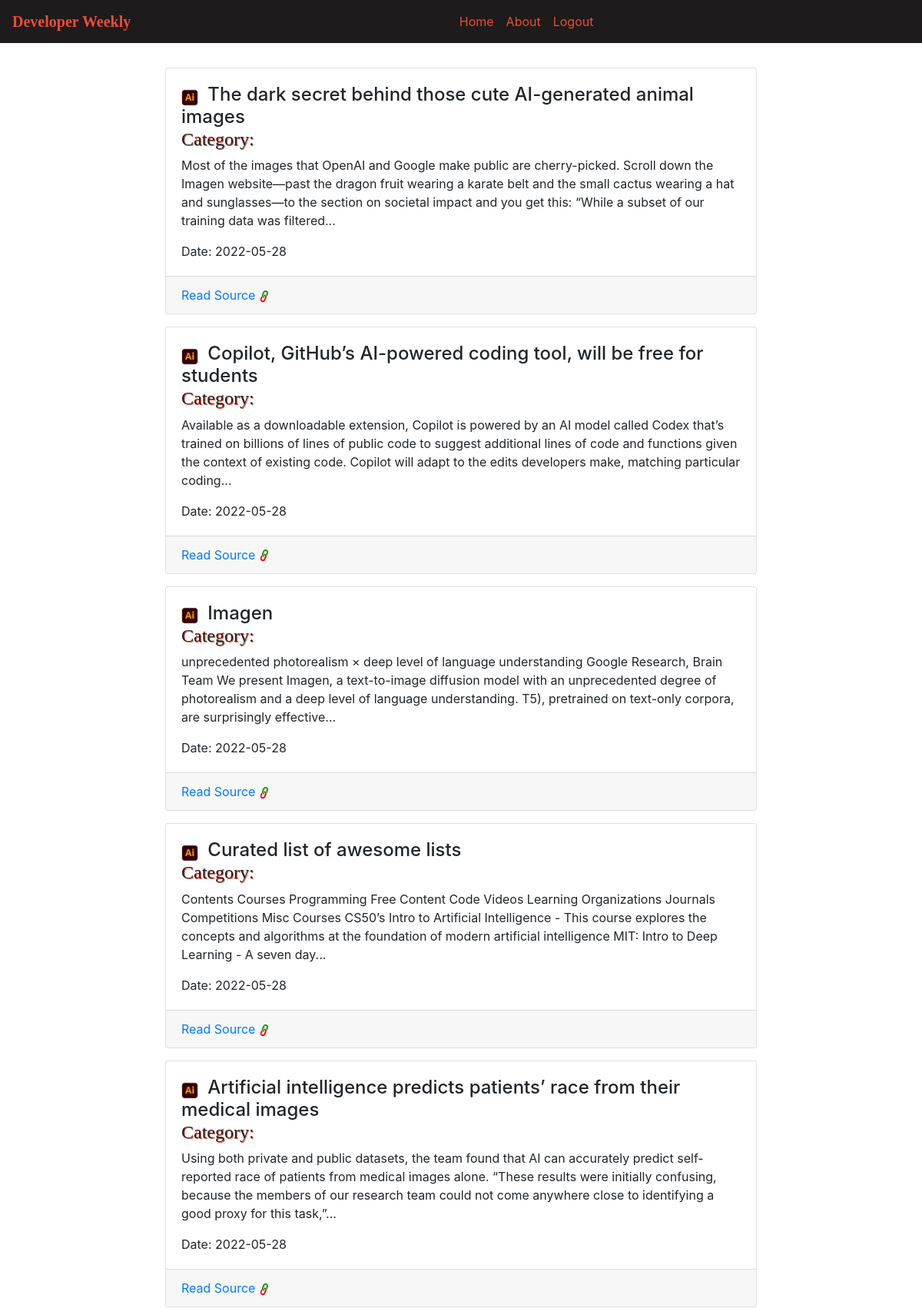
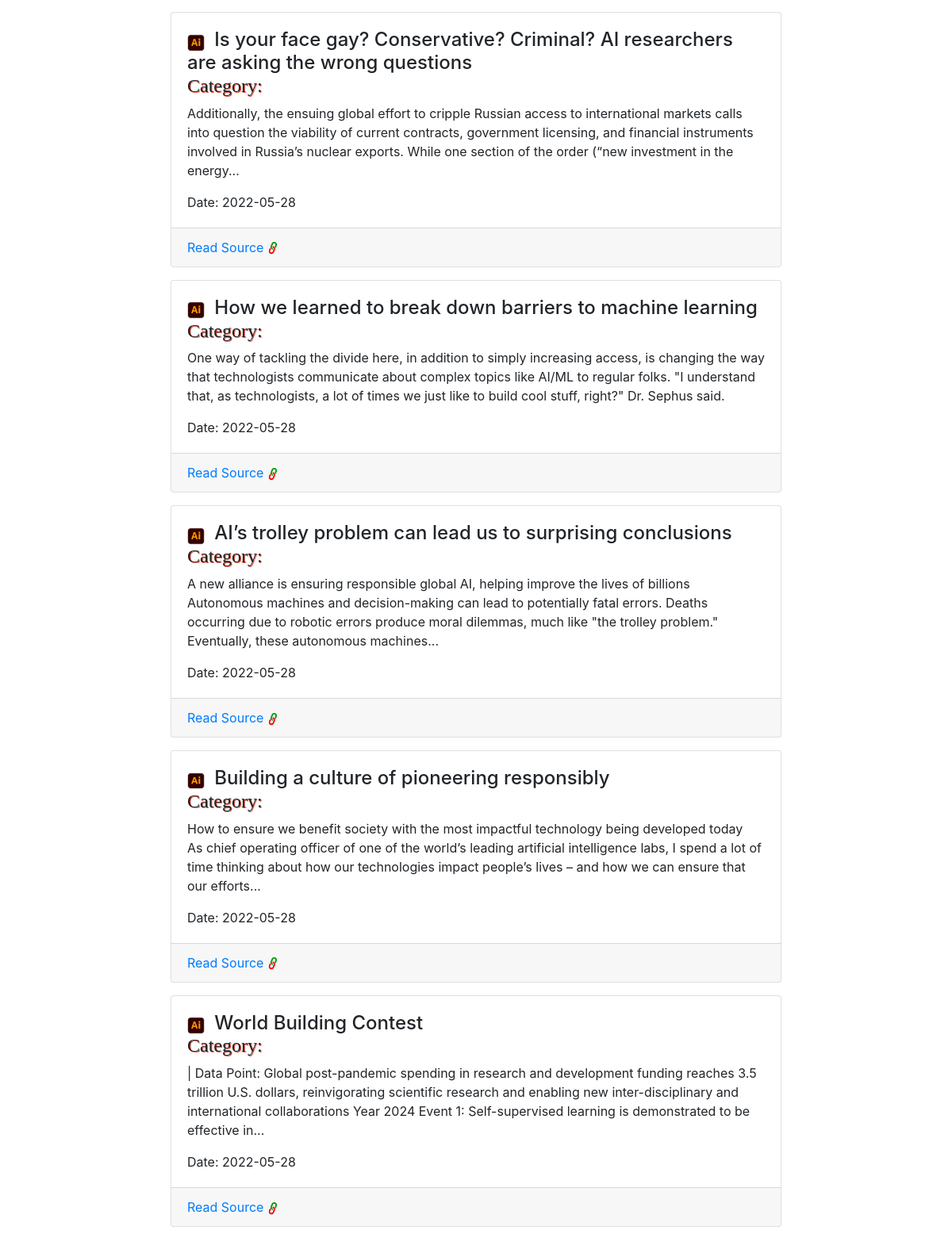
The page /detail?f=a (signed in, upper part) on the database its author committed (2 pictures, top to bottom).
### project_orm.py (models this page shows)
class AI_News(Base):
    __tablename__ = 'ai_news'
    id = Column(Integer,primary_key=True)
    category = Column(String(255))
    topic = Column(String())
    description = Column(String())
    link = Column(String())
    created_at =  Column(DateTime,default=datetime.utcnow,nullable=False)

### app.py (the view)
@app.route('/detail')
def details():
    sess = get_db()
    selection = request.args.get('f')
    if selection=='p':
        data = sess.query(PythonNews).all()
    if selection=='c':
        data = sess.query(Cplusplus_News).all()
    if selection=='a':
        data = sess.query(AI_News).all()
    if selection=='d':
        data = sess.query(Django_News).all()
    if selection=='j':
        data = sess.query(Java_News).all()
    if selection=='js':
        data = sess.query(Js_News).all()
    return render_template('detail.html',title='News_Dashboard',selected=selection,details=data)

### app.py (called while the page is built)
def get_db():
    engine = create_engine('sqlite:///project.sqlite')
    Session = scoped_session(sessionmaker(bind=engine))
    return Session()

### templates/detail.html (shortened to what this page needs)
{% extends 'base.html' %}
{% block body %}
<div class="container-fluid py-3">
    <div class="row">
        <div class="col-md-8 mx-auto">
            {% for news in details %}
            <div class="card my-3">
                <div class="card-body">
                    {% if selected=='a' %}
                    <img src="../static/images/AI-removebg-preview.png" alt="..." class="img-fluid" id="ai_img">
                    {% endif %}
                    <h4 class="card-title d-inline">{{ news.topic }}</h4>
                    <div class="card-category">
                        <h4>Category: {{news.source}}</h4>
                    </div>
                    <p class="card-text">{{news.description}}</p>
                    <a target="blank" class="card-link">Date: {{news.created_at.date()}}</a>
                </div>
                <div class="card-footer d-flex">
                    <a target="blank" href="{{news.link}}" class="card-link">Read Source</a>
                    <span><img src="../static/images/link.jpg" alt="..." class="img-fluid" id="link_img"></span>
                </div>
            </div>
            {% endfor %}
        </div>
    </div>
</div>
{% endblock %}

### templates/detail.html (style rules this page uses)
.card-category { font-weight: bold; font-family: Georgia, 'Times New Roman', Times, serif; text-shadow: 1px 1px #EC4D37; }
#ai_img { width: 3%; margin-right: 8px; }
#link_img { width: 7%; margin-left: 4px; }

### rows shown on the page
AI_News: topic "The dark secret behind those cute AI-generated animal images", description "Most of the images that OpenAI and Google make public are cherry-picked. Scroll down the Imagen website—past the dragon fruit wearing a karate belt and the small cactus wearing a hat and sunglasses—to the section on societal impact and you get this: “While a subset of our training data was filtered...", created_at "2022-05-28"
AI_News: topic "Copilot, GitHub’s AI-powered coding tool, will be free for students", description "Available as a downloadable extension, Copilot is powered by an AI model called Codex that’s trained on billions of lines of public code to suggest additional lines of code and functions given the context of existing code. Copilot will adapt to the edits developers make, matching particular coding...", created_at "2022-05-28"
AI_News: topic "Imagen", description "unprecedented photorealism × deep level of language understanding Google Research, Brain Team We present Imagen, a text-to-image diffusion model with an unprecedented degree of photorealism and a deep level of language understanding. T5), pretrained on text-only corpora, are surprisingly effective...", created_at "2022-05-28"
AI_News: topic "Curated list of awesome lists", description "Contents Courses Programming Free Content Code Videos Learning Organizations Journals Competitions Misc Courses CS50’s Intro to Artificial Intelligence - This course explores the concepts and algorithms at the foundation of modern artificial intelligence MIT: Intro to Deep Learning - A seven day...", created_at "2022-05-28"
AI_News: topic "Artificial intelligence predicts patients’ race from their medical images", description "Using both private and public datasets, the team found that AI can accurately predict self-reported race of patients from medical images alone. “These results were initially confusing, because the members of our research team could not come anywhere close to identifying a good proxy for this task,”...", created_at "2022-05-28"
AI_News: topic "Is your face gay? Conservative? Criminal? AI researchers are asking the wrong questions", description "Additionally, the ensuing global effort to cripple Russian access to international markets calls into question the viability of current contracts, government licensing, and financial instruments involved in Russia’s nuclear exports. While one section of the order (“new investment in the energy...", created_at "2022-05-28"
AI_News: topic "How we learned to break down barriers to machine learning", description "One way of tackling the divide here, in addition to simply increasing access, is changing the way that technologists communicate about complex topics like AI/ML to regular folks. \"I understand that, as technologists, a lot of times we just like to build cool stuff, right?\" Dr. Sephus said.", created_at "2022-05-28"
AI_News: topic "AI’s trolley problem can lead us to surprising conclusions", description "A new alliance is ensuring responsible global AI, helping improve the lives of billions Autonomous machines and decision-making can lead to potentially fatal errors. Deaths occurring due to robotic errors produce moral dilemmas, much like \"the trolley problem.\" Eventually, these autonomous machines...", created_at "2022-05-28"
AI_News: topic "Building a culture of pioneering responsibly", description "How to ensure we benefit society with the most impactful technology being developed today ‍ As chief operating officer of one of the world’s leading artificial intelligence labs, I spend a lot of time thinking about how our technologies impact people’s lives – and how we can ensure that our efforts...", created_at "2022-05-28"
AI_News: topic "World Building Contest", description "| Data Point: Global post-pandemic spending in research and development funding reaches 3.5 trillion U.S. dollars, reinvigorating scientific research and enabling new inter-disciplinary and international collaborations Year 2024 Event 1: Self-supervised learning is demonstrated to be effective in...", created_at "2022-05-28"
